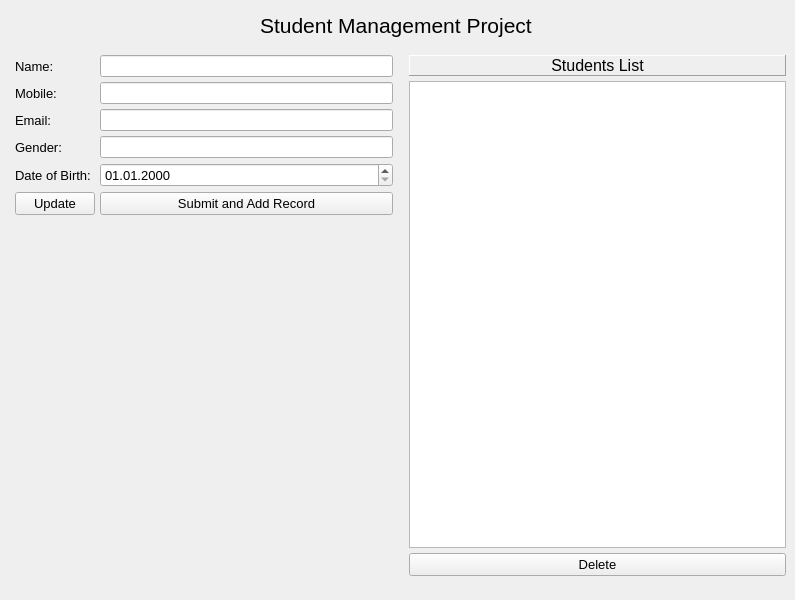
<?xml version="1.0" encoding="UTF-8"?>
<ui version="4.0">
 <class>Student_Management_Project</class>
 <widget class="QWidget" name="Student_Management_Project">
  <property name="geometry">
   <rect>
    <x>0</x>
    <y>0</y>
    <width>795</width>
    <height>600</height>
   </rect>
  </property>
  <property name="windowTitle">
   <string>Form</string>
  </property>
  <widget class="QLabel" name="label">
   <property name="geometry">
    <rect>
     <x>260</x>
     <y>10</y>
     <width>281</width>
     <height>31</height>
    </rect>
   </property>
   <property name="text">
    <string>&lt;html&gt;&lt;head/&gt;&lt;body&gt;&lt;p&gt;&lt;span style=&quot; font-size:16pt;&quot;&gt;Student Management Project&lt;/span&gt;&lt;/p&gt;&lt;/body&gt;&lt;/html&gt;</string>
   </property>
   <property name="textFormat">
    <enum>Qt::AutoText</enum>
   </property>
   <property name="scaledContents">
    <bool>false</bool>
   </property>
  </widget>
  <widget class="QWidget" name="">
   <property name="geometry">
    <rect>
     <x>10</x>
     <y>50</y>
     <width>781</width>
     <height>531</height>
    </rect>
   </property>
   <layout class="QHBoxLayout" name="horizontalLayout">
    <item>
     <layout class="QVBoxLayout" name="verticalLayout_left">
      <property name="spacing">
       <number>15</number>
      </property>
      <item>
       <layout class="QFormLayout" name="formLayout_">
        <property name="horizontalSpacing">
         <number>5</number>
        </property>
        <property name="verticalSpacing">
         <number>5</number>
        </property>
        <property name="leftMargin">
         <number>5</number>
        </property>
        <property name="topMargin">
         <number>5</number>
        </property>
        <property name="rightMargin">
         <number>5</number>
        </property>
        <property name="bottomMargin">
         <number>5</number>
        </property>
        <item row="0" column="0">
         <widget class="QLabel" name="label_name">
          <property name="font">
           <font>
            <pointsize>10</pointsize>
           </font>
          </property>
          <property name="text">
           <string>Name:</string>
          </property>
         </widget>
        </item>
        <item row="0" column="1">
         <widget class="QLineEdit" name="lineEdit_name"/>
        </item>
        <item row="1" column="0">
         <widget class="QLabel" name="label_mobile">
          <property name="font">
           <font>
            <pointsize>10</pointsize>
           </font>
          </property>
          <property name="text">
           <string>Mobile:</string>
          </property>
         </widget>
        </item>
        <item row="1" column="1">
         <widget class="QLineEdit" name="lineEdit_mobile"/>
        </item>
        <item row="2" column="0">
         <widget class="QLabel" name="label_email">
          <property name="font">
           <font>
            <pointsize>10</pointsize>
           </font>
          </property>
          <property name="text">
           <string>Email:</string>
          </property>
         </widget>
        </item>
        <item row="2" column="1">
         <widget class="QLineEdit" name="lineEdit_email"/>
        </item>
        <item row="3" column="0">
         <widget class="QLabel" name="label_gender">
          <property name="font">
           <font>
            <pointsize>10</pointsize>
           </font>
          </property>
          <property name="text">
           <string>Gender:</string>
          </property>
         </widget>
        </item>
        <item row="3" column="1">
         <widget class="QLineEdit" name="lineEdit_gender"/>
        </item>
        <item row="4" column="0">
         <widget class="QLabel" name="label_bdate">
          <property name="font">
           <font>
            <pointsize>10</pointsize>
           </font>
          </property>
          <property name="text">
           <string>Date of Birth:</string>
          </property>
         </widget>
        </item>
        <item row="4" column="1">
         <widget class="QDateEdit" name="dateEdit_bdate">
          <property name="font">
           <font>
            <pointsize>10</pointsize>
           </font>
          </property>
          <property name="currentSection">
           <enum>QDateTimeEdit::DaySection</enum>
          </property>
          <property name="displayFormat">
           <string>dd.MM.yyyy</string>
          </property>
          <property name="date">
           <date>
            <year>2000</year>
            <month>1</month>
            <day>1</day>
           </date>
          </property>
         </widget>
        </item>
        <item row="5" column="0">
         <widget class="QPushButton" name="pushButton_2">
          <property name="font">
           <font>
            <pointsize>10</pointsize>
           </font>
          </property>
          <property name="text">
           <string>Update</string>
          </property>
         </widget>
        </item>
        <item row="5" column="1">
         <widget class="QPushButton" name="pushButton_submit">
          <property name="font">
           <font>
            <pointsize>10</pointsize>
           </font>
          </property>
          <property name="text">
           <string>Submit and Add Record</string>
          </property>
         </widget>
        </item>
       </layout>
      </item>
     </layout>
    </item>
    <item>
     <layout class="QVBoxLayout" name="verticalLayout_right">
      <property name="spacing">
       <number>5</number>
      </property>
      <property name="leftMargin">
       <number>5</number>
      </property>
      <property name="topMargin">
       <number>5</number>
      </property>
      <property name="rightMargin">
       <number>5</number>
      </property>
      <property name="bottomMargin">
       <number>5</number>
      </property>
      <item>
       <widget class="QLabel" name="label_student_list">
        <property name="font">
         <font>
          <pointsize>12</pointsize>
         </font>
        </property>
        <property name="frameShape">
         <enum>QFrame::Panel</enum>
        </property>
        <property name="frameShadow">
         <enum>QFrame::Raised</enum>
        </property>
        <property name="text">
         <string>Students List</string>
        </property>
        <property name="alignment">
         <set>Qt::AlignCenter</set>
        </property>
       </widget>
      </item>
      <item>
       <widget class="QListWidget" name="listWidget"/>
      </item>
      <item>
       <widget class="QPushButton" name="pushButton_5">
        <property name="font">
         <font>
          <pointsize>10</pointsize>
         </font>
        </property>
        <property name="text">
         <string>Delete</string>
        </property>
       </widget>
      </item>
     </layout>
    </item>
   </layout>
  </widget>
 </widget>
 <resources/>
 <connections/>
</ui>
